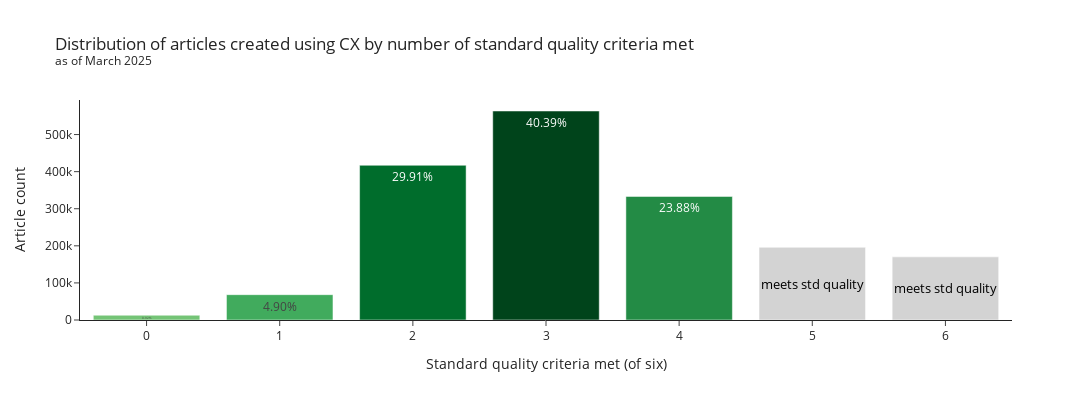

Write notebook code for a chart like this one.
### Code cell
#| column: page

total = criteria_distribution.query("criteria_met < 5")['count'].sum()
criteria_distribution['percentage'] = criteria_distribution['count'] / total

greens = px.colors.sequential.Greens[-5:] 

sorted_subset = (
    criteria_distribution[criteria_distribution['criteria_met'] < 5]
    .sort_values('percentage')
)

color_map = {
    int(row.criteria_met): color
    for row, color in zip(sorted_subset.itertuples(), greens)
}

bars = []
annotations = []

for row in criteria_distribution.itertuples():
    criteria = int(row.criteria_met)
    color = color_map.get(criteria, 'lightgrey')
    
    text = f"{row.percentage:.2%}" if criteria < 5 else None
    show_text = text if criteria < 5 else None
    
    bars.append(go.Bar(
        x=[str(criteria)],
        y=[row.count],
        marker_color=color,
        text=[show_text] if show_text else None,
        textposition='inside' if show_text else None
    ))
    
    if criteria >= 5:
        annotations.append(dict(
            x=str(criteria),
            y=row.count / 2,
            text=f'meets std quality',
            showarrow=False,
            font=dict(color='black', size=13)
        ))

fig = go.Figure(bars)

fig.update_layout(
    title='Distribution of articles created using CX by number of standard quality criteria met<br><sup>as of March 2025</sup>',
    xaxis_title='Standard quality criteria met (of six)',
    yaxis_title='Article count',
    xaxis=dict(categoryorder='array', categoryarray=[str(i) for i in range(7)]),
    showlegend=False,
    annotations=annotations,
    width=1100, height=400
)

fig.show()

### Figure 1 — Plotly figure (JSON) as saved in the notebook; plotly's stock layout.template omitted (floating-point values rounded to 4 significant figures)
{"data": [{"marker": {"color": "lightgrey"}, "type": "bar", "x": ["6"], "y": [170213]}, {"marker": {"color": "lightgrey"}, "type": "bar", "x": ["5"], "y": [195982]}, {"marker": {"color": "rgb(35,139,69)"}, "text": ["23.88%"], "textposition": "inside", "type": "bar", "x": ["4"], "y": [333165]}, {"marker": {"color": "rgb(0,68,27)"}, "text": ["40.39%"], "textposition": "inside", "type": "bar", "x": ["3"], "y": [563515]}, {"marker": {"color": "rgb(0,109,44)"}, "text": ["29.91%"], "textposition": "inside", "type": "bar", "x": ["2"], "y": [417203]}, {"marker": {"color": "rgb(65,171,93)"}, "text": ["4.90%"], "textposition": "inside", "type": "bar", "x": ["1"], "y": [68333]}, {"marker": {"color": "rgb(116,196,118)"}, "text": ["0.92%"], "textposition": "inside", "type": "bar", "x": ["0"], "y": [12873]}], "layout": {"annotations": [{"font": {"color": "black", "size": 13}, "showarrow": false, "text": "meets std quality", "x": "6", "y": 85110.0}, {"font": {"color": "black", "size": 13}, "showarrow": false, "text": "meets std quality", "x": "5", "y": 97991}], "height": 400, "showlegend": false, "title": {"text": "Distribution of articles created using CX by number of standard quality criteria met<br><sup>as of March 2025</sup>"}, "width": 1100, "xaxis": {"categoryarray": ["0", "1", "2", "3", "4", "5", "6"], "categoryorder": "array", "title": {"text": "Standard quality criteria met (of six)"}}, "yaxis": {"title": {"text": "Article count"}}}}
